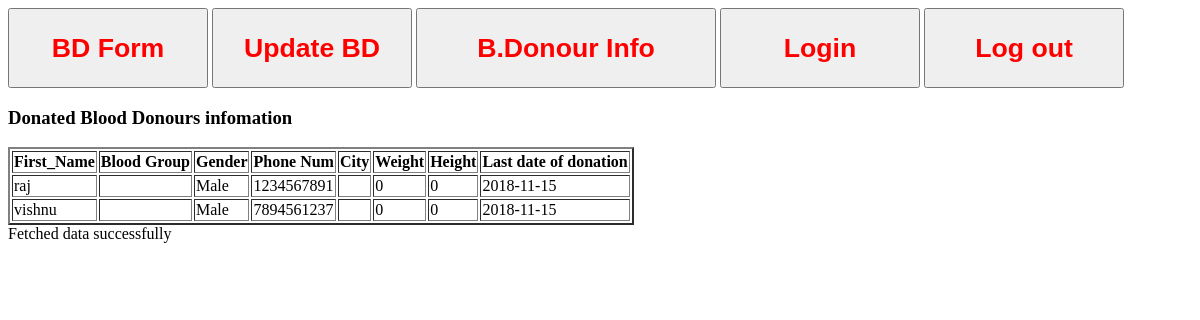
The app's page /bdfull.php, older data.
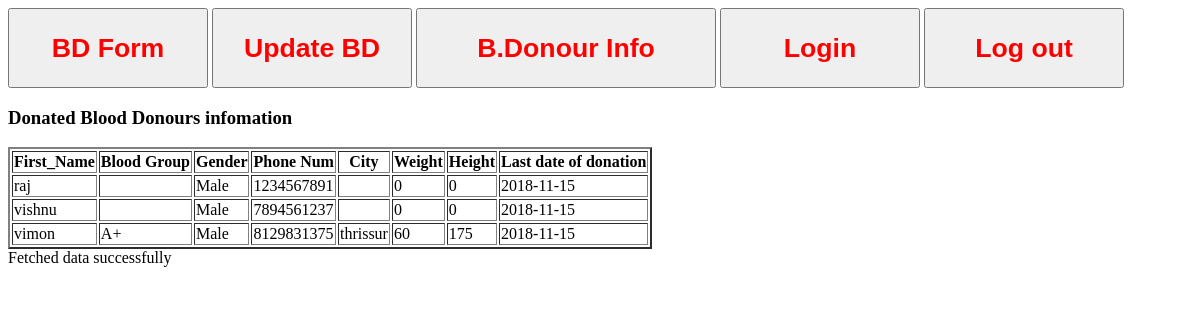
The same page, newer data.
### tables this page shows
CREATE TABLE IF NOT EXISTS `Bloodtable` (
  `first_name` varchar(30) NOT NULL,
  `last_name` varchar(30) NOT NULL,
  `bday` date NOT NULL,
  `emailid` varchar(50) NOT NULL,
  `mobnum` varchar(10) NOT NULL,
  `gender` varchar(5) NOT NULL,
  `address` varchar(100) NOT NULL,
  `city` varchar(20) NOT NULL,
  `pincode` int(10) NOT NULL,
  `state` varchar(20) NOT NULL,
  `country` varchar(20) NOT NULL,
  `occupation` varchar(30) NOT NULL,
  `blood` varchar(5) NOT NULL,
  `weight` int(5) NOT NULL,
  `height` int(5) NOT NULL,
  `lastdonation` date NOT NULL,
  `q1.1` varchar(3) NOT NULL,
  `q1.2` varchar(3) NOT NULL,
  `q1.3` varchar(3) NOT NULL,
  `q1.4` varchar(3) NOT NULL,
  `q1.5` varchar(3) NOT NULL,
  `q1.6a` varchar(3) NOT NULL,
  `q1.6b` varchar(3) NOT NULL,
  `q1.6c` varchar(3) NOT NULL,
  `q1.6d` varchar(3) NOT NULL,
  `q1.6e` varchar(3) NOT NULL,
  `q1.7` varchar(3) NOT NULL,
  `q1.8a` varchar(3) NOT NULL,
  `q1.8b` varchar(3) NOT NULL,
  `q1.9` varchar(3) NOT NULL,
  `q1.9a` varchar(3) NOT NULL,
  `q1.9b` varchar(3) NOT NULL,
  `q1.9c` varchar(3) NOT NULL,
  `q1.10` varchar(3) NOT NULL,
  `q1.11` varchar(3) NOT NULL,
  `q2.1` varchar(3) NOT NULL,
  `q2.2` varchar(3) NOT NULL,
  `q2.3` varchar(3) NOT NULL,
  `q2.4` varchar(3) NOT NULL,
  `eligible` varchar(10) NOT NULL,
  `curdate` date NOT NULL,
  PRIMARY KEY (`mobnum`)
);

### bdfull.php (the view, shortened to what this page needs)
<html>
<?php
 include("config.php");
 require_once 'navi/nav.php';
 echo "<h3>Donated Blood Donours infomation</h3>";
 $elig="donated";
$query="select * from Bloodtable where eligible='$elig'";
$result = mysqli_query($conn,$query);
?>
<table border="2">
  <thead>
    <tr>
      <th>First_Name</th>
      <th>Blood Group</th>
      <th>Gender</th>
      <th>Phone Num</th>
      <th>City</th>
      <th>Weight</th>
      <th>Height</th>
      <th>Last date of donation</th>
    </tr>
  </thead>
  <tbody>
    <?php
        while( $row = mysqli_fetch_array($result,MYSQLI_ASSOC) ){
          echo "<tr><td>{$row['first_name']}</td>
          <td>{$row['blood']}</td>
          <td>{$row['gender']}</td>
          <td>{$row['mobnum']}</td>
          <td>{$row['city']}</td>
          <td>{$row['weight']}</td>
          <td>{$row['height']}</td>
          <td>{$row['curdate']}</td>
           </tr>\n";
        }
    ?>
  </tbody>
</table>
<?php
   echo "Fetched data successfully\n";
?>
</html>

### navi/nav.php (shortened to what this page needs)
<!DOCTYPE html PUBLIC "-//W3C//DTD XHTML 1.0 Strict//EN" "http://www.w3.org/TR/xhtml1/DTD/xhtml1-strict.dtd">
<html>
    <head>
        <link rel="stylesheet" href="css/styleslide.css" type="text/css" charset="utf-8"/>
    </head>
    <body>
               <a href="dinfo.php" ><button class="btn btn-large btn-danger" style="height: 80px; width: 200px;" > <font color="red"><h1>BD Form</h1></font> </button></a>
               <a href="donate.php" ><button class="btn btn-large btn-danger" style="height: 80px; width: 200px;" > <font color="red"><h1>Update BD</h1></font> </button></a>
               <a href="bdfull.php" ><button class="btn btn-large btn-danger" style="height: 80px; width: 300px;" > <font color="red"><h1>B.Donour Info</h1></font> </button></a>
               <a href="login.php" ><button class="btn btn-large btn-danger" style="height: 80px; width: 200px;" > <font color="red"><h1>Login</h1></font> </button></a>
               <a href="logout.php" ><button class="btn btn-large btn-danger" style="height: 80px; width: 200px;" > <font color="red"><h1>Log out</h1></font> </button></a>
    </body>
</html>

Row changes from the older to the newer data that the page shows:
added bloodtable: first_name "vimon", blood "A+", gender "Male", mobnum "8129831375", city "thrissur", weight "60", height "175", curdate "2018-11-15"
